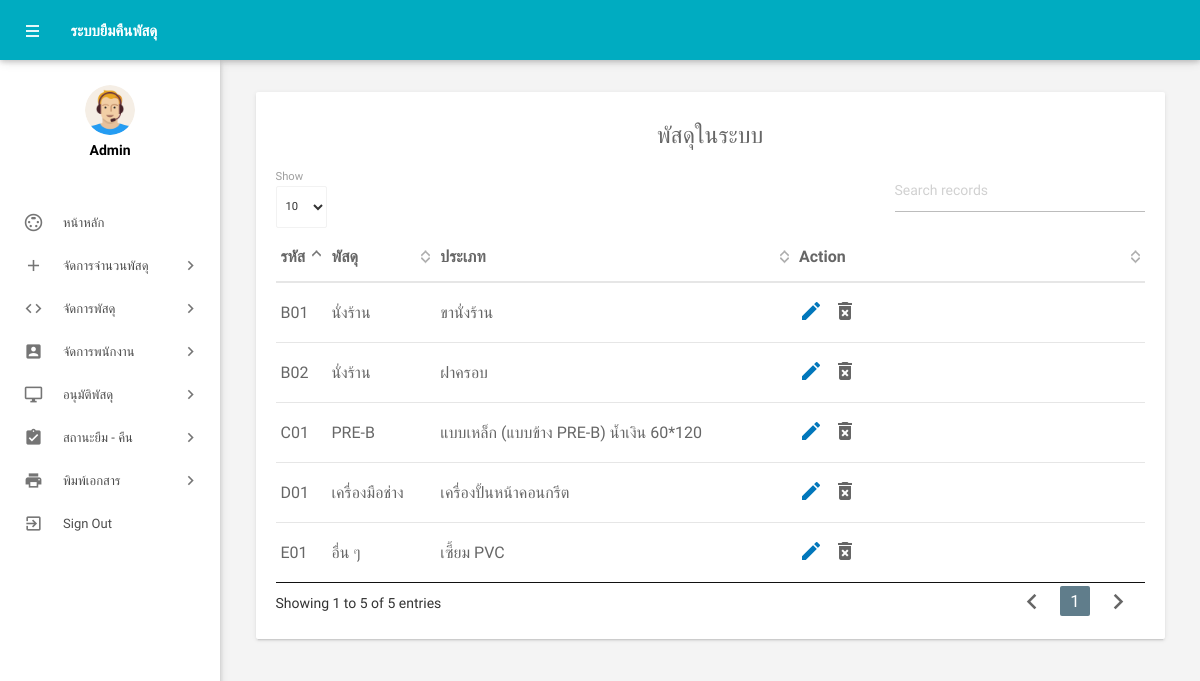
The app's page /admin/showtypepercel.php (signed in) with its own data.
### tables this page shows
CREATE TABLE `tbtypepercel` (
  `TypePercelIdAuto` int(8) NOT NULL,
  `TypePercelId` varchar(15) NOT NULL,
  `TypePercelName` varchar(255) NOT NULL,
  `typePercelAmount` int(11) NOT NULL,
  `PercelIdAuto` int(11) NOT NULL
);

CREATE TABLE `tbpercel` (
  `PercelName` varchar(80) NOT NULL,
  `PercelIdAuto` int(4) NOT NULL,
  `PercelId` varchar(15) NOT NULL
);

### admin/showtypepercel.php (the view, shortened to what this page needs)
<?php
include('includes/config.php');
if (strlen($_SESSION['alogin']) == 0) {
    header('location:index.php');
} else {
?>
    <!DOCTYPE html>
    <html lang="en">
    <head>
        <link type="text/css" rel="stylesheet" href="../assets/plugins/materialize/css/materialize.min.css" />
        <link href="../assets/plugins/material-preloader/css/materialPreloader.min.css" rel="stylesheet">
        <link href="../assets/plugins/datatables/css/jquery.dataTables.min.css" rel="stylesheet">
        <link href="../assets/css/alpha.min.css" rel="stylesheet" type="text/css" />
        <link href="../assets/css/custom.css" rel="stylesheet" type="text/css" />
    </head>
    <body>
        <?php include('includes/header.php'); ?>
        <?php include('includes/sidebar.php'); ?>
        <main class="mn-inner">
            <div class="row">
                <div class="col s12 m12 l12">
                    <div class="card">
                        <div class="card-content">
                            <h5 style="text-align:center;">พัสดุในระบบ</h5>
                            <table id="example" class="display responsive-table ">
                                <thead>
                                    <tr>
                                        <th>รหัส</th>
                                        <th>พัสดุ</th>
                                        <th>ประเภท</th>
                                        <th>Action</th>
                                    </tr>
                                </thead>
                                <tbody>
                                    <?php $sql = "SELECT a.TypePercelName,a.TypePercelIdAuto,a.TypePercelId,b.PercelName FROM tbtypepercel as a INNER JOIN tbpercel as b ON a.PercelIdAuto = b.PercelIdAuto;";
                                    $query = $dbh->prepare($sql);
                                    $query->execute();
                                    $results = $query->fetchAll(PDO::FETCH_OBJ);
                                    if ($query->rowCount() > 0) {
                                        foreach ($results as $result) {               ?>
                                            <tr>
                                                <td> <?php echo htmlentities($result->TypePercelId); ?></td>
                                                <td><?php echo htmlentities($result->PercelName); ?></td>
                                                <td><?php echo htmlentities($result->TypePercelName); ?></td>
                                                <td><a href="updatetypepercel.php?id=<?php echo $result->TypePercelIdAuto;  ?>"><i class="material-icons">mode_edit</i></a>
                                                    <button style="border: none; outline: none; background: none;" onCLick="deleteTypePercel(<?php echo htmlentities($result->TypePercelIdAuto); ?>)"><i class="material-icons">delete_forever</i></button>
                                                </td>
                                            </tr>
                                    <?php
                                        }
                                    } ?>
                                </tbody>
                            </table>
                        </div>
                    </div>
                </div>
            </div>
        </main>
        </div>
        <div class="left-sidebar-hover"></div>
    </body>
    </html>
<?php } ?>

### admin/showtypepercel.php (style rules this page uses)
body { font-family: 'IBM Plex Sans Thai Looped', sans-serif; }

### records on screen
tbtypepercel: TypePercelId "B01", PercelIdAuto.PercelName "นั่งร้าน", TypePercelName "ขานั่งร้าน"
tbtypepercel: TypePercelId "C01", PercelIdAuto.PercelName "PRE-B", TypePercelName "แบบเหล็ก (แบบข้าง PRE-B) น้ำเงิน 60*120"
tbtypepercel: TypePercelId "D01", PercelIdAuto.PercelName "เครื่องมือช่าง", TypePercelName "เครื่องปั้นหน้าคอนกรีต"
tbtypepercel: TypePercelId "E01", PercelIdAuto.PercelName "อื่น ๆ", TypePercelName "เซี้ยม PVC"
tbtypepercel: TypePercelId "B02", PercelIdAuto.PercelName "นั่งร้าน", TypePercelName "ฝาครอบ"
